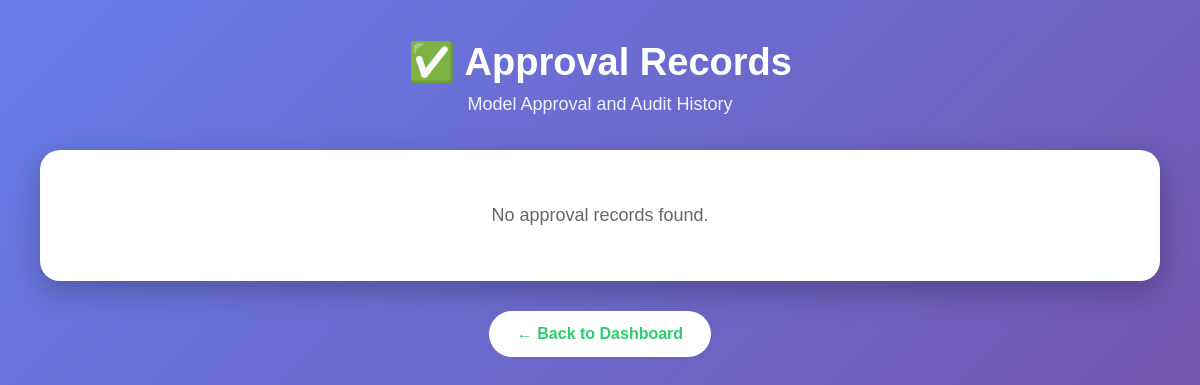
The app's page /approvals-page, older data.
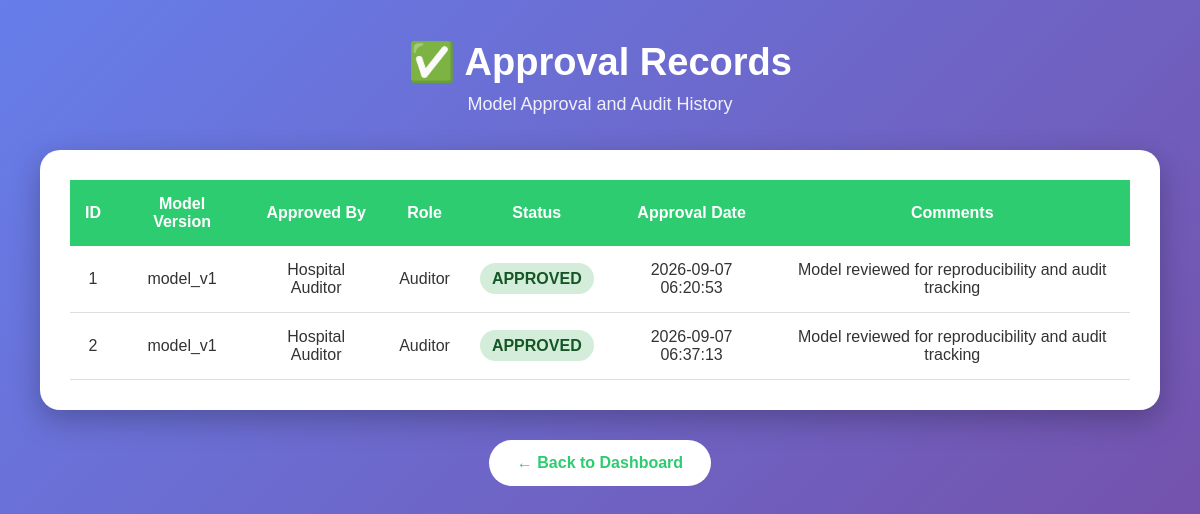
The same page, newer data.
### tables this page shows
CREATE TABLE approvals (
            id INTEGER PRIMARY KEY AUTOINCREMENT,
            model_version TEXT NOT NULL,
            approved_by TEXT NOT NULL,
            role TEXT NOT NULL,
            approval_status TEXT NOT NULL,
            approval_date TEXT DEFAULT CURRENT_TIMESTAMP,
            comments TEXT
        );

### backend/app.py (the view)
@app.route("/approvals-page")
def approvals_page():
    connection = get_connection()
    try:
        rows = connection.execute("""
            SELECT *
            FROM approvals
            ORDER BY id
        """).fetchall()
        approvals = [dict(row) for row in rows]
    finally:
        connection.close()
    return render_template("approvals.html", approvals=approvals)

### backend/database.py (called while the page is built)
def get_connection():
    connection = sqlite3.connect(DATABASE)
    connection.row_factory = sqlite3.Row
    connection.execute("PRAGMA foreign_keys = ON")
    return connection

### templates/approvals.html (shortened to what this page needs)
<!DOCTYPE html>
<html lang="en">
<head>
</head>
<body>
    <div class="container">
        <div class="header">
            <h1>✅ Approval Records</h1>
            <p>
                Model Approval and Audit History
            </p>
        </div>
        <div class="table-box">
            {% if approvals %}
            <table>
                <thead>
                    <tr>
                        <th>ID</th>
                        <th>Model Version</th>
                        <th>Approved By</th>
                        <th>Role</th>
                        <th>Status</th>
                        <th>Approval Date</th>
                        <th>Comments</th>
                    </tr>
                </thead>
                <tbody>
                    {% for approval in approvals %}
                    <tr>
                        <td>{{ approval.id }}</td>
                        <td>
                            {{ approval.model_version }}
                        </td>
                        <td>
                            {{ approval.approved_by }}
                        </td>
                        <td>
                            {{ approval.role }}
                        </td>
                        <td>
                            <span class="approved">
                                {{ approval.approval_status }}
                            </span>
                        </td>
                        <td>
                            {{ approval.approval_date }}
                        </td>
                        <td>
                            {{ approval.comments }}
                        </td>
                    </tr>
                    {% endfor %}
                </tbody>
            </table>
            {% else %}
            <div class="empty-message">
                No approval records found.
            </div>
            {% endif %}
        </div>
        <div class="back-container">
            <a href="/dashboard" class="back">
                ← Back to Dashboard
            </a>
        </div>
    </div>
</body>
</html>

Row changes from the older to the newer data that the page shows:
added approvals: id "1", model_version "model_v1", approved_by "Hospital Auditor", role "Auditor", approval_status "APPROVED", approval_date "2026-09-07 06:20:53", comments "Model reviewed for reproducibility and audit tracking"
added approvals: id "2", model_version "model_v1", approved_by "Hospital Auditor", role "Auditor", approval_status "APPROVED", approval_date "2026-09-07 06:37:13", comments "Model reviewed for reproducibility and audit tracking"
Text that changed along with them:
text no longer shown: "No approval records found."
text now shown: "ID Model Version Approved By Role Status Approval Date Comments"
